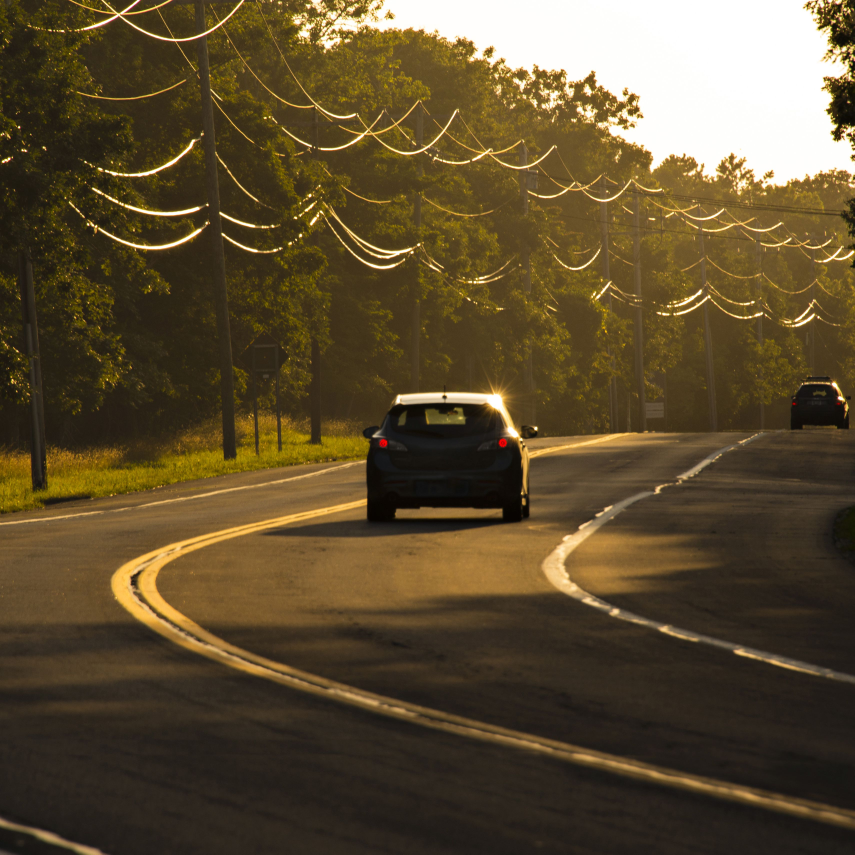
#> input picture report/car/car.jpg, 3418 x 3418 px, found by its file name (shown at 1/4 size)
$ python denoise.py   (older library calls are emulated)
#> lines starting #> are read from the running program, lines starting #| are printed output that depends on the picture; after the words box and inside, x2 and y2 are one past the last pixel; in counts of white or black regions, pixels touching at a corner belong together
### processing/image_processing.py
from PIL import Image

import numpy as np

from skimage import color
from skimage import io
from skimage.transform import resize
from sklearn.cluster import KMeans


class ImageIO:
  MAX_RGB = 255
  IM_HEIGHT = 256
  IM_WIDTH = 256

  def __init__(self, ext='jpg'):
    self.extension = ext
    self.FORMAT = 'JPEG'
    if ext == 'png':
      self.FORMAT = 'PNG'

  def load(self, path):
#> called with path = 'assets/car.jpg'
    im = io.imread(path)
#> im is the input picture: shape (3418, 3418, 3); mean R, G, B 92.4, 76.9, 48.9
    im = resize(im, (self.IM_HEIGHT, self.IM_WIDTH), anti_aliasing=False)
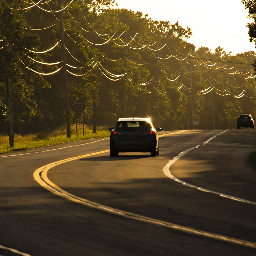
#> im: shape (256, 256, 3) float64; mean R, G, B 0.362, 0.302, 0.192
    im = self.MAX_RGB * im

    if im.shape[2] == 4:
      im = np.delete(im, [3], axis=2)

    im = im.reshape((self.IM_HEIGHT, self.IM_WIDTH, 3)).astype('uint8')

    # colours get inverted in the process, invert it back
    # im = np.flip(im, 2)

    return np.copy(im)

  # [75 lines left out: functions load_recursive_quantised, load_quantised, not called in this run]

  def transform_greyscale(self, rgb_tup):
    """
    using rgb transformation numbers from
    https://scikit-image.org/docs/stable/auto_examples/color_exposure/plot_rgb_to_gray.html
    """

    r = rgb_tup[0]
    g = rgb_tup[1]
    b = rgb_tup[2]

    y = 0.2125*r + 0.7154*g + 0.0721*b

    y = int(y)

    return (y, y, y)

  def convert_greyscale(self, im):
    to_return = [[self.transform_greyscale(r) for r in l] for l in im.tolist()]
    return np.array(to_return)

  def load_greyscale(self, path):
    im = self.load(path)
    return self.convert_greyscale(im)

  def empty_matrix(self, height, width):
    return [[0 for w in range(width)] for h in range(height)]

  def empty_matrix_np(self, height, width):
    return np.array([[0 for w in range(width)] for h in range(height)])

  # [8 lines left out: function save, not called in this run]

### denoise.py
import time

import cv2
import numpy as np
from scipy import ndimage
from skimage.restoration import denoise_tv_chambolle
import matplotlib.pyplot as plt

from processing.image_processing import ImageIO


def normalised(nparr):
  norm = np.linalg.norm(nparr)
  max_val = np.amax(nparr)
  return nparr / max_val

IMG_PATH = 'assets/car.jpg'

ext = IMG_PATH.split('.')[1]
io = ImageIO(ext)

# loaded_images = io.load_recursive_quantised(IMG_PATH, 20, 2, 19)
# img = loaded_images[0]

loaded_image = io.load(IMG_PATH)
# loaded_greyscale = (io.load_greyscale(IMG_PATH).astype('float64')/255)

# first we denoise
denoised_image = (denoise_tv_chambolle(loaded_image, weight=0.1, multichannel=True) * 255).astype('uint8')
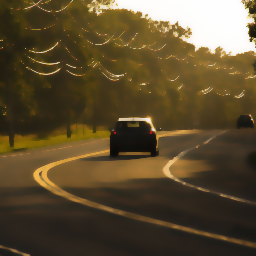
#> denoised_image: shape (256, 256, 3); mean of channels 0, 1, 2 91.5, 76, 47.9; drawn as R, G, B

# extract texture
texture_image = io.convert_greyscale(loaded_image) - io.convert_greyscale(denoised_image)
#> in convert_greyscale, `to_return = [[self.transform_greyscale(r) for r in l] for l in im.toli..`: to_return = 256 items
#> in convert_greyscale (call 2), `return np.array(to_return)`:
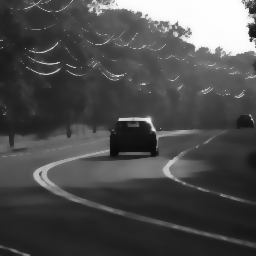
#> returned value: shape (256, 256, 3) int64; min 10, max 254, mean 76.7
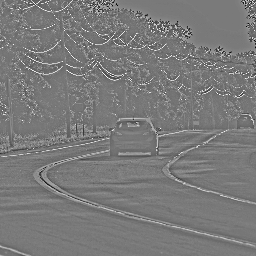
#> texture_image: shape (256, 256, 3) int64; min -80, max 88, mean 0.5; drawn with min black and max white
texture_image = normalised(texture_image - np.amin(texture_image))*255
#> in normalised, `norm = np.linalg.norm(nparr)`: norm = 36108.8
#> in normalised, `norm = np.linalg.norm(nparr)`:
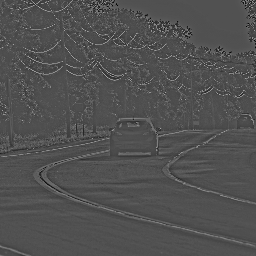
#> nparr: shape (256, 256, 3) int64; min 0, max 168, mean 80.5
#> in normalised, `max_val = np.amax(nparr)`: max_val = 168

# restored image
restored_lst = denoised_image.tolist()
#> restored_lst = 256 items
texture_lst = texture_image.tolist()
#> texture_lst = 256 items

nrows = len(texture_lst)
#> nrows = 256
ncols = len(texture_lst[0])
#> ncols = 256

for row in range(nrows):
  for col in range(ncols):
    intensity = texture_lst[row][col][0]/255
    inverse_intensity = 1 - intensity
    for i, channel in enumerate(restored_lst[row][col]):
      restored_lst[row][col][i] = channel * inverse_intensity

restored = np.array(restored_lst).astype('uint8')
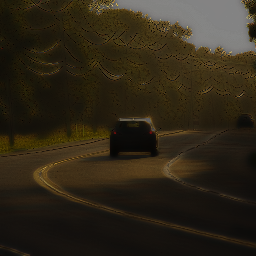
#> restored: shape (256, 256, 3); mean of channels 0, 1, 2 46.3, 38.4, 23.9; drawn as R, G, B

plt.imshow(loaded_image)
plt.show()

plt.imshow(denoised_image)
plt.show()

plt.imshow(texture_image)
plt.show()
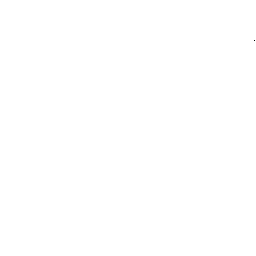
#> shown: shape (256, 256, 3) float64; values 0 (black) and 1 (white), 100% white; black in thin lines or dots, all inside (x1, y1, x2, y2) = (254, 40, 255, 41)

plt.imshow(restored)
plt.show()


# [70 lines of commented-out code are left out]


print()

# [162 lines of commented-out code are left out]
